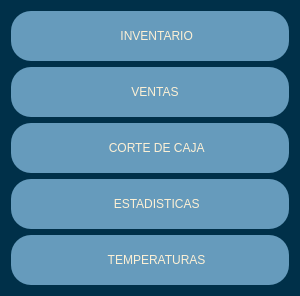
           <widget class="QFrame" name="frame_control">
            <property name="minimumSize">
             <size>
              <width>300</width>
              <height>0</height>
             </size>
            </property>
            <property name="maximumSize">
             <size>
              <width>0</width>
              <height>16777215</height>
             </size>
            </property>
            <property name="styleSheet">
             <string notr="true">QFrame{
background-color:rgb(0, 48, 73);
border-radius:20px;
}

QPushButton{
background-color:rgb(102, 155, 188);
border-top-left-radius:20px;
border-bottom-left-radius:20px;
border-radius:20px;
color:rgb(253, 240, 213);
font: 77 10pt &quot;Arial Black&quot;;
border-color:rgb(253, 240, 213);
}

QPushButton:hover{
background-color:rgb(255, 255, 255);
border-top-left-radius:20px;
border-bottom-left-radius:20px;
border-radius:20px;
color:rgb(0, 48, 73);
font: 77 10pt &quot;Arial Black&quot;;
}</string>
            </property>
            <property name="frameShape">
             <enum>QFrame::StyledPanel</enum>
            </property>
            <property name="frameShadow">
             <enum>QFrame::Raised</enum>
            </property>
            <layout class="QVBoxLayout" name="verticalLayout_4">
             <item>
              <widget class="QPushButton" name="btn_inventario">
               <property name="minimumSize">
                <size>
                 <width>0</width>
                 <height>50</height>
                </size>
               </property>
               <property name="cursor">
                <cursorShape>PointingHandCursor</cursorShape>
               </property>
               <property name="text">
                <string>    INVENTARIO</string>
               </property>
               <property name="icon">
                <iconset>
                 <normaloff>Imagenes/list-check.svg</normaloff>Imagenes/list-check.svg</iconset>
               </property>
               <property name="iconSize">
                <size>
                 <width>35</width>
                 <height>35</height>
                </size>
               </property>
              </widget>
             </item>
             <item>
              <widget class="QPushButton" name="btn_ventas">
               <property name="minimumSize">
                <size>
                 <width>0</width>
                 <height>50</height>
                </size>
               </property>
               <property name="cursor">
                <cursorShape>PointingHandCursor</cursorShape>
               </property>
               <property name="text">
                <string>   VENTAS</string>
               </property>
               <property name="icon">
                <iconset>
                 <normaloff>Imagenes/comment-dollar.svg</normaloff>Imagenes/comment-dollar.svg</iconset>
               </property>
               <property name="iconSize">
                <size>
                 <width>35</width>
                 <height>35</height>
                </size>
               </property>
              </widget>
             </item>
             <item>
              <widget class="QPushButton" name="btn_cote_de_caja">
               <property name="minimumSize">
                <size>
                 <width>0</width>
                 <height>50</height>
                </size>
               </property>
               <property name="cursor">
                <cursorShape>PointingHandCursor</cursorShape>
               </property>
               <property name="text">
                <string>    CORTE DE CAJA</string>
               </property>
               <property name="icon">
                <iconset>
                 <normaloff>Imagenes/cash-register.svg</normaloff>Imagenes/cash-register.svg</iconset>
               </property>
               <property name="iconSize">
                <size>
                 <width>35</width>
                 <height>35</height>
                </size>
               </property>
              </widget>
             </item>
             <item>
              <widget class="QPushButton" name="btn_estadisticas">
               <property name="minimumSize">
                <size>
                 <width>0</width>
                 <height>50</height>
                </size>
               </property>
               <property name="cursor">
                <cursorShape>PointingHandCursor</cursorShape>
               </property>
               <property name="text">
                <string>    ESTADISTICAS</string>
               </property>
               <property name="icon">
                <iconset>
                 <normaloff>Imagenes/chart-histogram.svg</normaloff>Imagenes/chart-histogram.svg</iconset>
               </property>
               <property name="iconSize">
                <size>
                 <width>35</width>
                 <height>35</height>
                </size>
               </property>
              </widget>
             </item>
             <item>
              <widget class="QPushButton" name="btn_temperaturas">
               <property name="minimumSize">
                <size>
                 <width>0</width>
                 <height>50</height>
                </size>
               </property>
               <property name="cursor">
                <cursorShape>PointingHandCursor</cursorShape>
               </property>
               <property name="text">
                <string>    TEMPERATURAS</string>
               </property>
               <property name="icon">
                <iconset>
                 <normaloff>Imagenes/snowflake.svg</normaloff>Imagenes/snowflake.svg</iconset>
               </property>
               <property name="iconSize">
                <size>
                 <width>35</width>
                 <height>35</height>
                </size>
               </property>
              </widget>
             </item>
            </layout>
           </widget>
